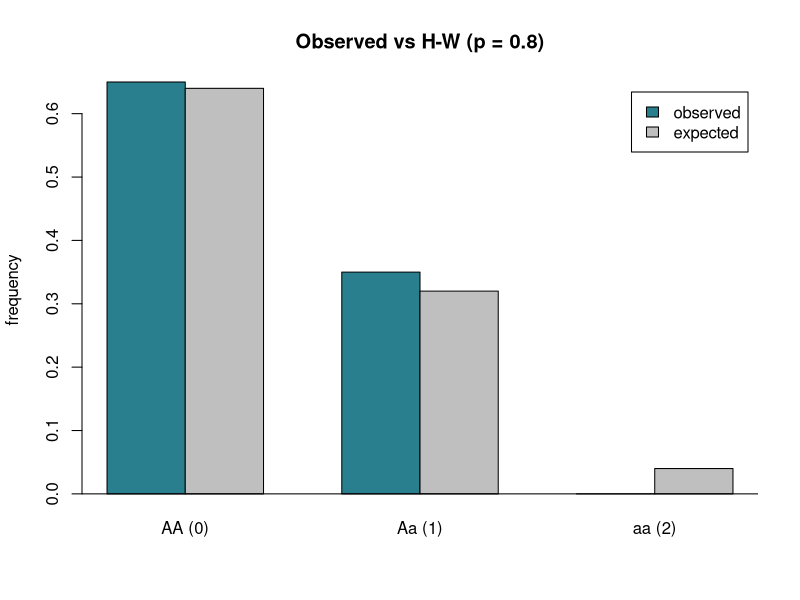
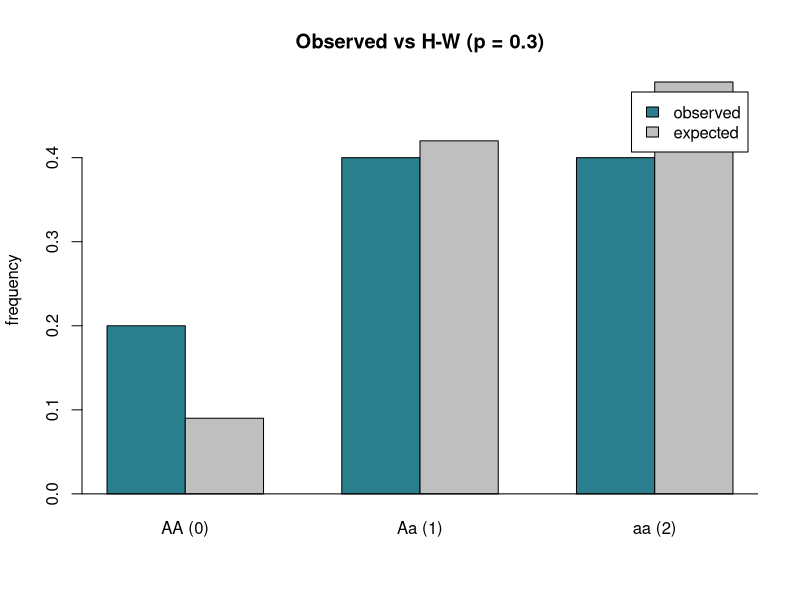
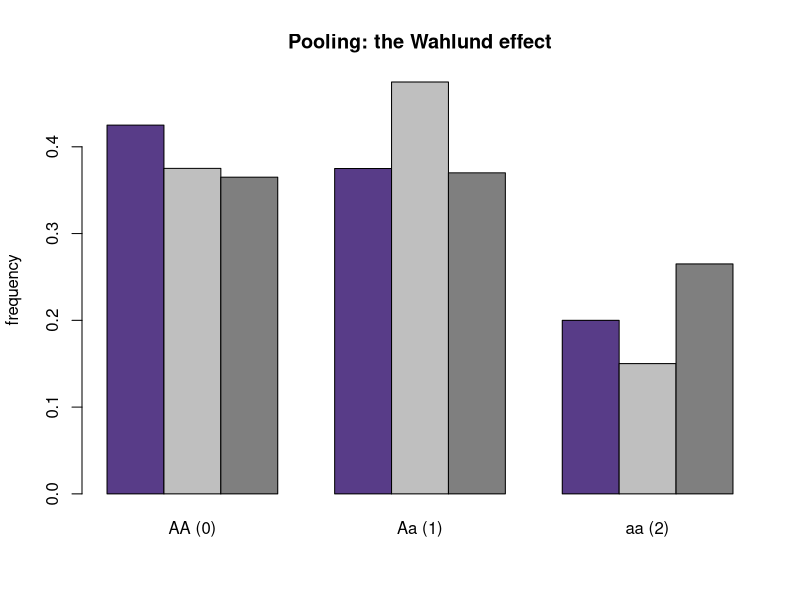
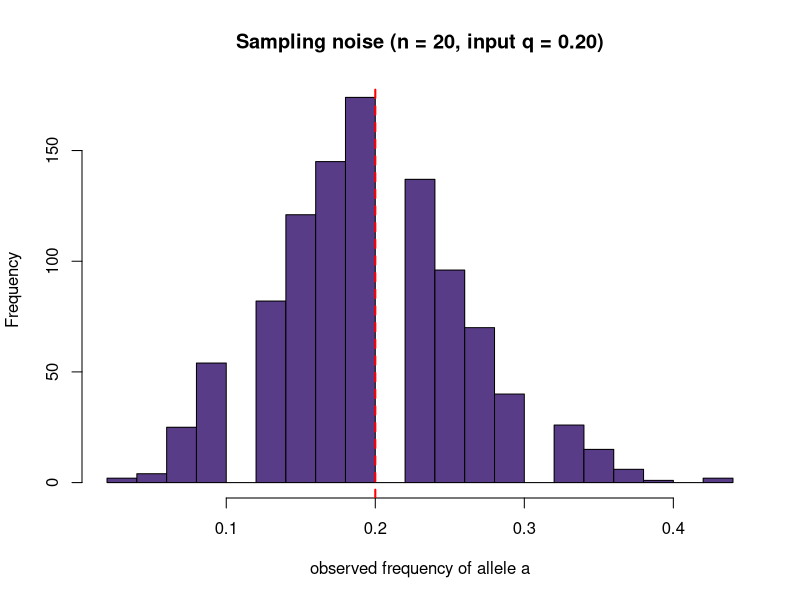

Generate these figures, in order, with R:
## ---- chunk 1
# Simulate one population at one biallelic locus, then summarize it
#   n : number of individuals
#   p : frequency of allele A (0 to 1)
#
# Genotypes are coded 0/1/2:
#   0 = AA, 1 = Aa, 2 = aa
sim_popgen <- function(n, p) {

  q <- 1 - p                       # frequency of allele a

  # 1. Simulate genotypes -------------------------------------------
  #    Under Hardy-Weinberg:  AA = p^2,  Aa = 2pq,  aa = q^2
  genotype <- sample(0:2,
                     size = n,
                     replace = TRUE,
                     prob = c(p^2, 2 * p * q, q^2))

  # 2. Genotype frequencies ----------------------------------------
  geno_freq <- table(genotype) / n

  # 3. Allele frequencies --------------------------------------------
  #    Each genotype value IS an allele-a count, so sum / (2 * n)
  f_a <- sum(genotype) / (2 * n)
  f_A <- 1 - f_a

  # 4. Heterozygosities ---------------------------------------------
  Ho <- sum(genotype == 1) / n      # observed: fraction of Aa
  He <- 2 * f_A * f_a              # expected under H-W: 2pq

  # 5. Print everything -----------------------------------------------
  cat("Allele frequencies:\n")
  cat("  p(A) =", round(f_A, 3), " q(a) =", round(f_a, 3), "\n\n")

  cat("Genotype frequencies:\n")
  print(round(geno_freq, 3))

  cat("\nHeterozygosity:\n")
  cat("  Ho =", round(Ho, 3), " (observed)\n")
  cat("  He =", round(He, 3), " (expected, H-W)\n")

  # Return the results in a list so you can reuse them
  list(genotype = genotype,
       allele_freq = c(A = f_A, a = f_a),
       Ho = Ho,
       He = He)
}
## ---- chunk 2
pop_1 <- sim_popgen(n = 20, p = 0.80)   # Population 1 from Part II
pop_2 <- sim_popgen(n = 20, p = 0.30)   # Population 2

# Combine two populations
pooled <- c(pop_1$genotype, pop_2$genotype)
sum(pooled == 1) / length(pooled)      # observed Ho for the pooled data
## ---- chunk 3
# Visualize one simulated population against its H-W expectation
plot_popgen <- function(pop, p, n) {
  q <- 1 - p

  # observed genotype frequencies from the raw genotypes
  observed <- table(factor(pop$genotype, levels = 0:2)) / n

  # Hardy-Weinberg expectation from the input allele frequency
  expected <- c(p^2, 2 * p * q, q^2)

  barplot(rbind(observed, expected),
          beside  = TRUE,                       # bars side by side, not stacked
          col     = c("#2A7F8E", "grey75"),
          names.arg = c("AA (0)", "Aa (1)", "aa (2)"),
          ylab    = "frequency",
          main    = paste0("Observed vs H-W (p = ", p, ")"),
          legend  = TRUE, bty = "n")
  abline(h = 0)
}

plot_popgen(pop_1, p = 0.80, n = 20)
plot_popgen(pop_2, p = 0.30, n = 20)
## ---- chunk 4
# Pool the raw genotypes and compare against two different expectations
pooled   <- c(pop_1$genotype, pop_2$genotype)
f_a      <- sum(pooled) / (2 * length(pooled))   # pooled allele frequency
f_A      <- 1 - f_a

barplot(rbind(
    "Pooled observed"             = table(factor(pooled, levels = 0:2)) / 40,
    "H-W from pooled p"           = c(f_A^2, 2 * f_A * f_a, f_a^2),
    "Avg of pop expectations"     = (c(0.80^2, 2*.80*.20, 0.20^2) +
                                      c(0.30^2, 2*.30*.70, 0.70^2)) / 2),
    beside    = TRUE,
    col       = c("#583C88", "grey75", "grey50"),
    names.arg = c("AA (0)", "Aa (1)", "aa (2)"),
    ylab      = "frequency",
    main      = "Pooling: the Wahlund effect")
## ---- chunk 5
# Run the same simulation 1000 times and collect the observed a frequency
q_obs <- replicate(1000, {
  g <- sample(0:2, 20, replace = TRUE, prob = c(0.80^2, 2*.80*.20, 0.20^2))
  sum(g) / 40
})

hist(q_obs, breaks = 20, col = "#583C88",
     xlab  = "observed frequency of allele a",
     main  = "Sampling noise (n = 20, input q = 0.20)")
abline(v = 0.20, col = "red", lty = 2, lwd = 2)   # the input frequency
